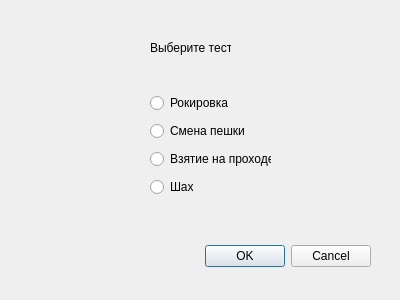
<?xml version="1.0" encoding="UTF-8"?>
<ui version="4.0">
 <class>testsVariants</class>
 <widget class="QDialog" name="testsVariants">
  <property name="geometry">
   <rect>
    <x>0</x>
    <y>0</y>
    <width>400</width>
    <height>300</height>
   </rect>
  </property>
  <property name="windowTitle">
   <string>Dialog</string>
  </property>
  <widget class="QDialogButtonBox" name="buttonBox">
   <property name="geometry">
    <rect>
     <x>30</x>
     <y>240</y>
     <width>341</width>
     <height>32</height>
    </rect>
   </property>
   <property name="orientation">
    <enum>Qt::Horizontal</enum>
   </property>
   <property name="standardButtons">
    <set>QDialogButtonBox::Cancel|QDialogButtonBox::Ok</set>
   </property>
  </widget>
  <widget class="QLabel" name="label">
   <property name="geometry">
    <rect>
     <x>150</x>
     <y>40</y>
     <width>81</width>
     <height>16</height>
    </rect>
   </property>
   <property name="text">
    <string>Выберите тест</string>
   </property>
  </widget>
  <widget class="QWidget" name="">
   <property name="geometry">
    <rect>
     <x>150</x>
     <y>91</y>
     <width>121</width>
     <height>111</height>
    </rect>
   </property>
   <layout class="QVBoxLayout" name="verticalLayout">
    <item>
     <widget class="QRadioButton" name="radioButton">
      <property name="text">
       <string>Рокировка</string>
      </property>
     </widget>
    </item>
    <item>
     <widget class="QRadioButton" name="radioButton_2">
      <property name="text">
       <string>Смена пешки</string>
      </property>
     </widget>
    </item>
    <item>
     <widget class="QRadioButton" name="radioButton_3">
      <property name="text">
       <string>Взятие на проходе</string>
      </property>
     </widget>
    </item>
    <item>
     <widget class="QRadioButton" name="radioButton_4">
      <property name="text">
       <string>Шах</string>
      </property>
     </widget>
    </item>
   </layout>
  </widget>
 </widget>
 <resources/>
 <connections>
  <connection>
   <sender>buttonBox</sender>
   <signal>accepted()</signal>
   <receiver>testsVariants</receiver>
   <slot>accept()</slot>
   <hints>
    <hint type="sourcelabel">
     <x>248</x>
     <y>254</y>
    </hint>
    <hint type="destinationlabel">
     <x>157</x>
     <y>274</y>
    </hint>
   </hints>
  </connection>
  <connection>
   <sender>buttonBox</sender>
   <signal>rejected()</signal>
   <receiver>testsVariants</receiver>
   <slot>reject()</slot>
   <hints>
    <hint type="sourcelabel">
     <x>316</x>
     <y>260</y>
    </hint>
    <hint type="destinationlabel">
     <x>286</x>
     <y>274</y>
    </hint>
   </hints>
  </connection>
 </connections>
</ui>
